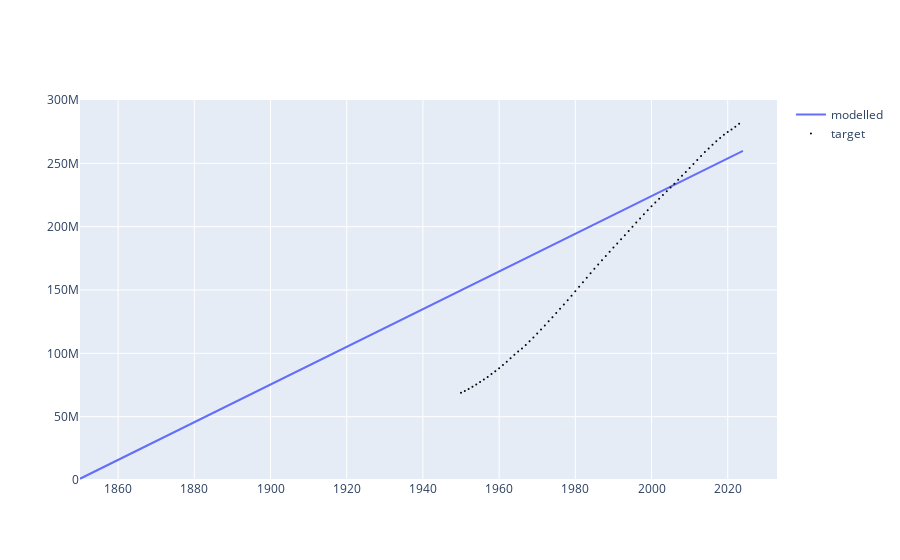

Notebook code cell kept with this figure:
### Code cell
# Inspect outputs
outputs = model.get_derived_outputs_df()
fig = go.Figure()
fig.add_trace(go.Scatter(x=outputs.index, y=outputs["total_population"], name="modelled"))
fig.add_trace(go.Scatter(x=target_pops.index, y=target_pops, name="target", mode="markers", marker=dict(color="black", size=2.0)))
fig.update_layout(yaxis={"range": [0.0, 3e8]})
